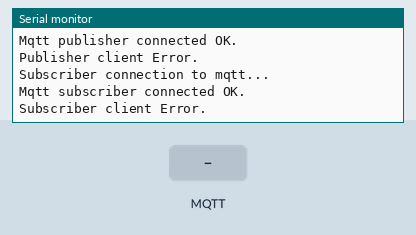
Simulated run of this program. Board: ESP32. Parts: the last lines printed to the serial monitor. The inputs (shaded band) are chosen by the test bench. WiFi joins after 1.5 s; servers stay silent unless stated; no MQTT or app messages arrive unless stated; not simulated (calls return 0 or success): secrets.h.

Above: at 3.3 s.
3.4 s: MQTT message "1" arrives on the first subscribed topic
At 5.3 s:
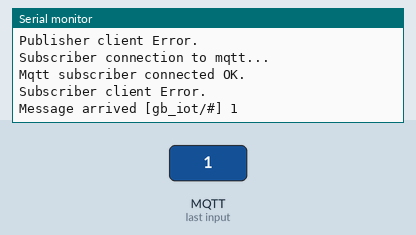
5.6 s: MQTT message "on" arrives on the first subscribed topic
At 7.0 s:
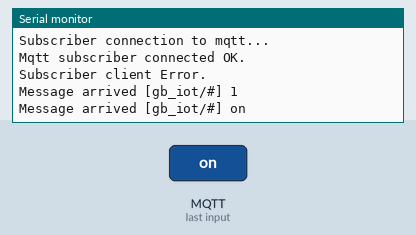
7.6 s: MQTT message "off" arrives on the first subscribed topic
At 8.5 s:
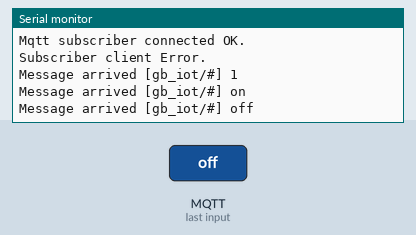

The program:

main.cpp
```cpp
#include <WiFi.h>
#include <WiFiClientSecure.h>
#include <PubSubClient.h>
#include <Wire.h>
#include "secrets.h"

extern "C" {
#include <pr.h>
}

#define RX_PIN            16
#define TX_PIN            17
#define MQTT_BUFF_LEN     32
#define RX_BUFF_LEN       32
#define TOPIC_PLACE       "gb_iot/1148_LAV/place"
#define TOPIC_TIMEOUT     "gb_iot/1148_LAV/timeout"
#define TOPIC_TEMPERATURE "gb_iot/1148_LAV/temperature"
#define TOPIC_PRESSURE    "gb_iot/1148_LAV/pressure"
#define TOPIC_TEST        "gb_iot/1148_LAV/test"
#define TOPIC_GENERAL     "gb_iot/#"


WiFiClientSecure publisher;
WiFiClientSecure subscriber;

PubSubClient mqtt_pub;
PubSubClient mqtt_sub;

const char* ssid     = SSID;
const char* password = PASS;
const char* host ="mqtt.cloud.yandex.net";
const uint16_t port = 8883;
const char* rootCABuff = rootCA;
const char* pub_cert   = dev_cert;
const char* pub_key    = dev_key;
const char* sub_cert   = reg_cert;
const char* sub_key    = reg_key;

char rx_buff[RX_BUFF_LEN] = {0};
char mqtt_buff[MQTT_BUFF_LEN] = {0};
pr__data_t pr_data;

void mqtt_setup();
void mqtt_connect();
void sub_rx_cb(char* topic, byte* payload, unsigned int length);

void setup()
{
    Serial.begin(115200);
    Serial2.begin(115200, SERIAL_8N1, RX_PIN, TX_PIN);
    WiFi.begin(SSID, PASS);

    while(WiFi.status() != WL_CONNECTED) {
        Serial.print(".");
        delay(1000);
    }
    Serial.println("\n\rConnected to WiFi");
    mqtt_setup();
}

void loop()
{
    if (Serial2.available() > 0) {
        size_t bytes = Serial2.readBytes(rx_buff, RX_BUFF_LEN);
        pr__parse_answer(rx_buff, &pr_data);

        char buff[RX_BUFF_LEN];

        sprintf(buff, "%d.%d C°", pr_data.temperature / 10, (pr_data.temperature % 10));
        mqtt_pub.publish(TOPIC_TEMPERATURE, buff);

        sprintf(buff, "%d mm Hg", (int) (pr_data.pressure / 133.3224));
        mqtt_pub.publish(TOPIC_PRESSURE, buff);
    }

    if (!mqtt_pub.connected() && !mqtt_sub.connected())
        mqtt_connect();

    mqtt_sub.loop();
    delay(1000);
}

void mqtt_setup()
{
    // Setting up publish client.
    publisher.setCACert(rootCABuff);
    publisher.setCertificate(pub_cert);
    publisher.setPrivateKey(pub_key);

    mqtt_pub.setClient(publisher);
    mqtt_pub.setServer(host, port);

    // Setting up subscriber client.
    subscriber.setCACert(rootCABuff);
    subscriber.setCertificate(sub_cert);
    subscriber.setPrivateKey(sub_key);

    mqtt_sub.setClient(subscriber);
    mqtt_sub.setServer(host, port);
    mqtt_sub.setCallback(sub_rx_cb);

    mqtt_connect();

    // Start messages.
    mqtt_pub.publish(TOPIC_PLACE, "living room");
    mqtt_pub.publish(TOPIC_TIMEOUT, "5000 ms");
}

void mqtt_connect()
{
    while(!mqtt_pub.connected()) {
        Serial.println("Publisher connection to mqtt...");
        if(mqtt_pub.connect("Pub")) {
            Serial.println("Mqtt publisher connected OK.");
        } else {
            Serial.println("Error, mqtt publisher connection fault.");
            Serial.println("Reconnecting...");
        }
    }

    if (!publisher.connected())
        Serial.println("Publisher client Error.");
    else
        Serial.println("Publisher OK.");


    while(!mqtt_sub.connected()) {
        Serial.println("Subscriber connection to mqtt...");
        if(mqtt_sub.connect("Sub")) {
            Serial.println("Mqtt subscriber connected OK.");
            mqtt_sub.subscribe(TOPIC_GENERAL);
        } else {
            Serial.println("Error, mqtt subscriber connection fault.");
            Serial.println("Reconnecting...");
        }
    }
    if (!subscriber.connected())
        Serial.println("Subscriber client Error.");
    else
        Serial.println("Subscriber OK.");
}

void sub_rx_cb(char* topic, byte* payload, unsigned int length)
{
    Serial.print("Message arrived [");
    Serial.print(topic);
    Serial.print("] ");
    for (int i = 0; i < length; i++)
        Serial.print((char) payload[i]);
    Serial.println();
}
```

Measured:
- after the input at 3.4 s, the serial monitor: prints a new line after 0.71 s (image 1)
- after the input at 5.6 s, the serial monitor: prints a new line after 0.51 s (image 2)
- after the input at 7.6 s, the serial monitor: prints a new line after 0.51 s (image 3)
